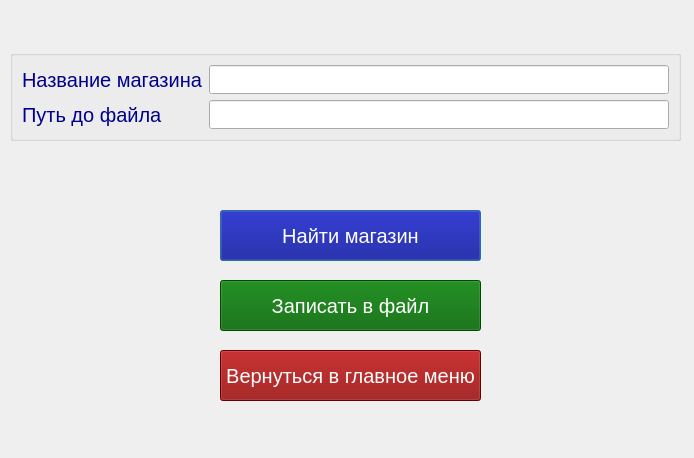
<?xml version="1.0" encoding="UTF-8"?>
<ui version="4.0">
 <class>findshopwindow</class>
 <widget class="QDialog" name="findshopwindow">
  <property name="geometry">
   <rect>
    <x>0</x>
    <y>0</y>
    <width>694</width>
    <height>458</height>
   </rect>
  </property>
  <property name="windowTitle">
   <string>Dialog</string>
  </property>
  <widget class="QGroupBox" name="groupBox">
   <property name="geometry">
    <rect>
     <x>10</x>
     <y>50</y>
     <width>671</width>
     <height>91</height>
    </rect>
   </property>
   <property name="title">
    <string/>
   </property>
   <layout class="QFormLayout" name="formLayout">
    <item row="0" column="0">
     <widget class="QLabel" name="label">
      <property name="styleSheet">
       <string notr="true">font-family: Arial, sans-serif;
font-size: 20px;
color: darkblue;</string>
      </property>
      <property name="text">
       <string>Название магазина</string>
      </property>
     </widget>
    </item>
    <item row="0" column="1">
     <widget class="QLineEdit" name="shopLine">
      <property name="styleSheet">
       <string notr="true">font-family: Arial, sans-serif;
font-size: 20px;
color: darkblue;</string>
      </property>
     </widget>
    </item>
    <item row="1" column="0">
     <widget class="QLabel" name="label_2">
      <property name="styleSheet">
       <string notr="true">font-family: Arial, sans-serif;
font-size: 20px;
color: darkblue;</string>
      </property>
      <property name="text">
       <string>Путь до файла</string>
      </property>
     </widget>
    </item>
    <item row="1" column="1">
     <widget class="QLineEdit" name="pathLine">
      <property name="styleSheet">
       <string notr="true">font-family: Arial, sans-serif;
font-size: 20px;
color: darkblue;</string>
      </property>
     </widget>
    </item>
   </layout>
  </widget>
  <widget class="QPushButton" name="findShopButton">
   <property name="geometry">
    <rect>
     <x>220</x>
     <y>210</y>
     <width>261</width>
     <height>51</height>
    </rect>
   </property>
   <property name="styleSheet">
    <string notr="true">font-family: Arial, sans-serif;
font-size: 20px;
background-color: darkblue; 
color: white;</string>
   </property>
   <property name="text">
    <string>Найти магазин</string>
   </property>
  </widget>
  <widget class="QPushButton" name="makeFileButton">
   <property name="geometry">
    <rect>
     <x>220</x>
     <y>280</y>
     <width>261</width>
     <height>51</height>
    </rect>
   </property>
   <property name="styleSheet">
    <string notr="true">font-family: Arial, sans-serif;
font-size: 20px;
background-color: darkgreen; 
color: white;</string>
   </property>
   <property name="text">
    <string>Записать в файл</string>
   </property>
  </widget>
  <widget class="QPushButton" name="pushButton_3">
   <property name="geometry">
    <rect>
     <x>220</x>
     <y>350</y>
     <width>261</width>
     <height>51</height>
    </rect>
   </property>
   <property name="styleSheet">
    <string notr="true">font-family: Arial, sans-serif;
font-size: 20px;
background-color: darkred; 
color: white;</string>
   </property>
   <property name="text">
    <string>Вернуться в главное меню</string>
   </property>
  </widget>
 </widget>
 <resources/>
 <connections/>
</ui>
